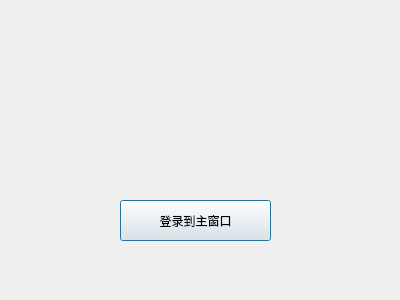
<?xml version="1.0" encoding="UTF-8"?>
<ui version="4.0">
 <class>LoginDlg</class>
 <widget class="QDialog" name="LoginDlg">
  <property name="geometry">
   <rect>
    <x>0</x>
    <y>0</y>
    <width>400</width>
    <height>300</height>
   </rect>
  </property>
  <property name="windowTitle">
   <string>Dialog</string>
  </property>
  <widget class="QPushButton" name="pushButton">
   <property name="geometry">
    <rect>
     <x>120</x>
     <y>200</y>
     <width>151</width>
     <height>41</height>
    </rect>
   </property>
   <property name="text">
    <string>登录到主窗口</string>
   </property>
  </widget>
 </widget>
 <resources/>
 <connections>
  <connection>
   <sender>pushButton</sender>
   <signal>clicked()</signal>
   <receiver>LoginDlg</receiver>
   <slot>accept()</slot>
   <hints>
    <hint type="sourcelabel">
     <x>182</x>
     <y>222</y>
    </hint>
    <hint type="destinationlabel">
     <x>237</x>
     <y>113</y>
    </hint>
   </hints>
  </connection>
 </connections>
</ui>
